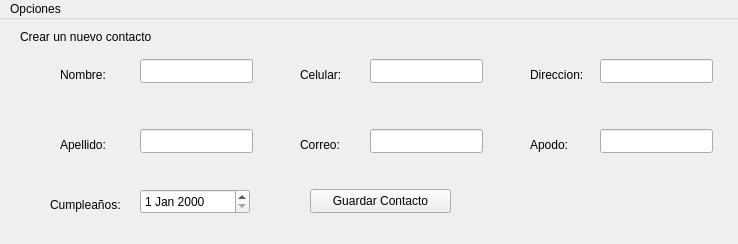
<?xml version="1.0" encoding="UTF-8"?>
<ui version="4.0">
 <class>MainWindow</class>
 <widget class="QMainWindow" name="MainWindow">
  <property name="geometry">
   <rect>
    <x>0</x>
    <y>0</y>
    <width>738</width>
    <height>244</height>
   </rect>
  </property>
  <property name="windowTitle">
   <string>MainWindow</string>
  </property>
  <widget class="QWidget" name="centralwidget">
   <widget class="QLabel" name="label">
    <property name="geometry">
     <rect>
      <x>60</x>
      <y>40</y>
      <width>91</width>
      <height>31</height>
     </rect>
    </property>
    <property name="text">
     <string>Nombre:</string>
    </property>
   </widget>
   <widget class="QLineEdit" name="txtNombre">
    <property name="geometry">
     <rect>
      <x>140</x>
      <y>40</y>
      <width>113</width>
      <height>24</height>
     </rect>
    </property>
   </widget>
   <widget class="QLabel" name="labelApellido">
    <property name="geometry">
     <rect>
      <x>60</x>
      <y>110</y>
      <width>91</width>
      <height>31</height>
     </rect>
    </property>
    <property name="text">
     <string>Apellido:</string>
    </property>
   </widget>
   <widget class="QLineEdit" name="txtApellido">
    <property name="geometry">
     <rect>
      <x>140</x>
      <y>110</y>
      <width>113</width>
      <height>24</height>
     </rect>
    </property>
   </widget>
   <widget class="QLabel" name="labelApellido_2">
    <property name="geometry">
     <rect>
      <x>300</x>
      <y>40</y>
      <width>91</width>
      <height>31</height>
     </rect>
    </property>
    <property name="text">
     <string>Celular:</string>
    </property>
   </widget>
   <widget class="QLabel" name="labelApellido_3">
    <property name="geometry">
     <rect>
      <x>300</x>
      <y>110</y>
      <width>91</width>
      <height>31</height>
     </rect>
    </property>
    <property name="text">
     <string>Correo:</string>
    </property>
   </widget>
   <widget class="QLineEdit" name="txtCelular">
    <property name="geometry">
     <rect>
      <x>370</x>
      <y>40</y>
      <width>113</width>
      <height>24</height>
     </rect>
    </property>
   </widget>
   <widget class="QLineEdit" name="txtCorreo">
    <property name="geometry">
     <rect>
      <x>370</x>
      <y>110</y>
      <width>113</width>
      <height>24</height>
     </rect>
    </property>
   </widget>
   <widget class="QLabel" name="labelApellido_4">
    <property name="geometry">
     <rect>
      <x>530</x>
      <y>40</y>
      <width>91</width>
      <height>31</height>
     </rect>
    </property>
    <property name="text">
     <string>Direccion:</string>
    </property>
   </widget>
   <widget class="QLabel" name="labelApellido_5">
    <property name="geometry">
     <rect>
      <x>530</x>
      <y>110</y>
      <width>91</width>
      <height>31</height>
     </rect>
    </property>
    <property name="text">
     <string>Apodo:</string>
    </property>
   </widget>
   <widget class="QLineEdit" name="txtDireccion">
    <property name="geometry">
     <rect>
      <x>600</x>
      <y>40</y>
      <width>113</width>
      <height>24</height>
     </rect>
    </property>
   </widget>
   <widget class="QLineEdit" name="txtApodo">
    <property name="geometry">
     <rect>
      <x>600</x>
      <y>110</y>
      <width>113</width>
      <height>24</height>
     </rect>
    </property>
   </widget>
   <widget class="QLabel" name="labelApellido_6">
    <property name="geometry">
     <rect>
      <x>50</x>
      <y>170</y>
      <width>91</width>
      <height>31</height>
     </rect>
    </property>
    <property name="text">
     <string>Cumpleaños:</string>
    </property>
   </widget>
   <widget class="QDateEdit" name="dateEdit">
    <property name="geometry">
     <rect>
      <x>140</x>
      <y>170</y>
      <width>110</width>
      <height>25</height>
     </rect>
    </property>
   </widget>
   <widget class="QPushButton" name="btnGuardar">
    <property name="geometry">
     <rect>
      <x>310</x>
      <y>170</y>
      <width>141</width>
      <height>24</height>
     </rect>
    </property>
    <property name="text">
     <string>Guardar Contacto</string>
    </property>
   </widget>
   <widget class="QLabel" name="label_2">
    <property name="geometry">
     <rect>
      <x>20</x>
      <y>10</y>
      <width>141</width>
      <height>16</height>
     </rect>
    </property>
    <property name="text">
     <string>Crear un nuevo contacto</string>
    </property>
   </widget>
  </widget>
  <widget class="QMenuBar" name="menubar">
   <property name="geometry">
    <rect>
     <x>0</x>
     <y>0</y>
     <width>738</width>
     <height>22</height>
    </rect>
   </property>
   <widget class="QMenu" name="menuOpcion">
    <property name="title">
     <string>Opciones</string>
    </property>
    <addaction name="actionActualizar"/>
    <addaction name="actionEliminar"/>
    <addaction name="actionMostrar_Contactos"/>
   </widget>
   <addaction name="menuOpcion"/>
  </widget>
  <action name="actionLabelActu">
   <property name="text">
    <string>LabelActu</string>
   </property>
  </action>
  <action name="actionActualizar">
   <property name="text">
    <string>Actualizar</string>
   </property>
  </action>
  <action name="actionEliminar">
   <property name="text">
    <string>Eliminar</string>
   </property>
  </action>
  <action name="actionMostrar_Contactos">
   <property name="text">
    <string>Mostrar Contactos</string>
   </property>
  </action>
 </widget>
 <resources/>
 <connections/>
</ui>
